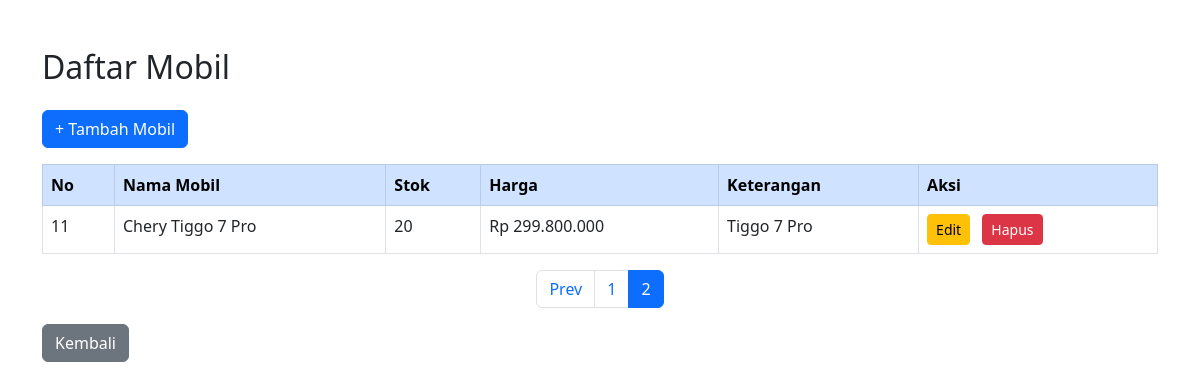
The page /Manager/DataMobil.php?page=2 (signed in) on the database its author committed.
### tables this page shows
CREATE TABLE `mobil` (
  `id` int(11) NOT NULL,
  `nama` varchar(255) DEFAULT NULL,
  `stok` int(11) DEFAULT NULL,
  `harga` int(11) DEFAULT NULL,
  `keterangan` text DEFAULT NULL,
  `gambar` varchar(255) DEFAULT NULL
);

### Manager/DataMobil.php (the view, shortened to what this page needs)
<?php
include('../DB.php');
$limit = 10;
$page = isset($_GET['page']) && is_numeric($_GET['page']) ? (int)$_GET['page'] : 1;
$offset = ($page - 1) * $limit;
$totalQuery = mysqli_query($conn, "SELECT COUNT(*) as total FROM mobil");
$totalRow = mysqli_fetch_assoc($totalQuery);
$totalMobil = $totalRow['total'];
$totalPages = ceil($totalMobil / $limit);
$query = "SELECT * FROM mobil ORDER BY id ASC LIMIT $limit OFFSET $offset";
$result = mysqli_query($conn, $query);
?>
<!DOCTYPE html>
<html lang="en">
<head>
    <link href="https://cdn.jsdelivr.net/npm/bootstrap@5.3.0-alpha3/dist/css/bootstrap.min.css" rel="stylesheet" />
</head>
<body>
<div class="container mt-5">
    <h2 class="mb-4">Daftar Mobil</h2>
    <a href="../SuperAdmin/TambahMobil.php" class="btn btn-primary mb-3">+ Tambah Mobil</a>
    <table class="table table-bordered">
        <thead class="table-primary">
            <tr>
                <th>No</th>
                <th>Nama Mobil</th>
                <th>Stok</th>
                <th>Harga</th>
                <th>Keterangan</th>
                <th>Aksi</th>
            </tr>
        </thead>
        <tbody id="mobilTableBody">
        <?php
        if ($result && mysqli_num_rows($result) > 0) {
            $no = $offset + 1;
            while ($row = mysqli_fetch_assoc($result)) {
                $shortDesc = strlen($row['keterangan']) > 20 ? substr($row['keterangan'], 0, 20) . '...' : $row['keterangan'];
                echo "<tr id='row-{$row['id']}'>";
                echo "<td>{$no}</td>";
                echo "<td>{$row['nama']}</td>";
                echo "<td>{$row['stok']}</td>";
                echo "<td>Rp " . number_format($row['harga'], 0, ',', '.') . "</td>";
                echo "<td>{$shortDesc}</td>";
                echo "<td>
                        <a href='../SuperAdmin/EditMobil.php?id={$row['id']}' class='btn btn-warning btn-sm me-2'>Edit</a>
                        <button onclick='hapusMobil({$row['id']})' class='btn btn-danger btn-sm'>Hapus</button>
                      </td>";
                echo "</tr>";
                $no++;
            }
        } else {
            echo "<tr><td colspan='6' class='text-center'>Tidak ada data mobil.</td></tr>";
        }
        ?>
        </tbody>
    </table>
    <nav>
      <ul class="pagination justify-content-center">
        <?php if ($page > 1): ?>
            <li class="page-item">
                <a class="page-link" href="?page=<?= $page - 1 ?>">Prev</a>
            </li>
        <?php endif; ?>
        <?php for ($i = 1; $i <= $totalPages; $i++): ?>
            <li class="page-item <?= ($i == $page) ? 'active' : '' ?>">
                <a class="page-link" href="?page=<?= $i ?>"><?= $i ?></a>
            </li>
        <?php endfor; ?>
      </ul>
    </nav>
    <a href="../Index.php" class="btn btn-secondary" style="margin-bottom:20px;">Kembali</a>
</div>
</body>
</html>

### rows shown on the page
mobil: nama "Chery Tiggo 7 Pro", stok "20", harga "299.800.000", keterangan "Tiggo 7 Pro"
